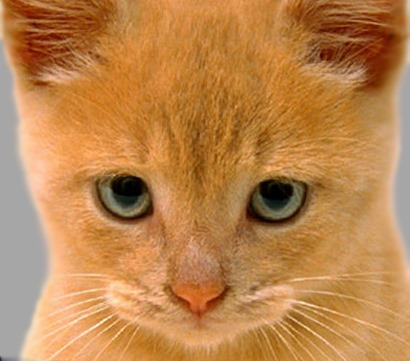
#> input picture data/Cat.jpeg, 410 x 361 px
$ python -i canny.py   (imports and definitions only)   (older library calls are emulated)
#> lines starting #> are read from the running program, lines starting #| are printed output that depends on the picture; after the words box and inside, x2 and y2 are one past the last pixel; in counts of white or black regions, pixels touching at a corner belong together
#> further down, picture is the input picture: shape (361, 410, 3); mean B, G, R 77.1, 132.5, 188.2
import cv2
import numpy as np

# [460 lines left out: functions apply_canny_edge_detection, convert_rgb_to_gray, convolve, apply_gaussian_filter, find_magnitude_and_orientation, apply_non_maximum_suppression and 7 more, not called in this run]


# [113 lines of commented-out code are left out]


def detect_ellipses_hough(image):
    """
    Detect ellipses in an image using Hough transform implementation.

    Returns:
        list: List of detected ellipses in
    """
     # Convert to grayscale if necessary
    if len(image.shape) == 3:
        # Convert to HSV for better color segmentation
        hsv = cv2.cvtColor(image, cv2.COLOR_BGR2HSV)
#> hsv: shape (361, 410, 3); mean H, S, V 15.6, 153, 188.3
        # Create a binary mask where colored regions are white
        _, saturation, _ = cv2.split(hsv)
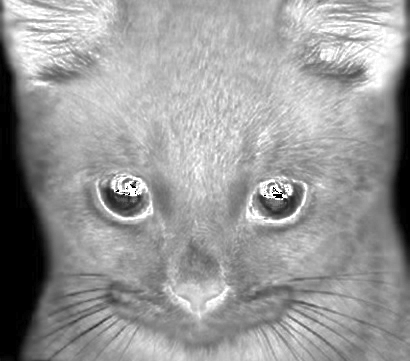
#> saturation: shape (361, 410); min 0, max 255, mean 153
        # Threshold on saturation to identify colored regions
        _, mask = cv2.threshold(saturation, 20, 255, cv2.THRESH_BINARY)
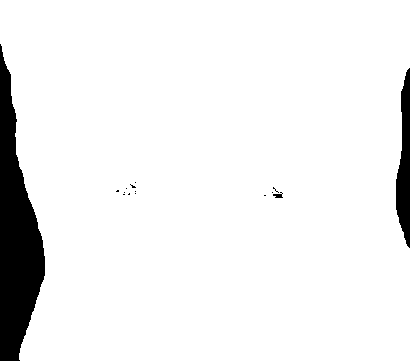
#> mask: shape (361, 410); 93.4% white; 15 black regions (12 under 20 px)
    else:
        # If grayscale, use intensity thresholding
        _, mask = cv2.threshold(image, 200, 255, cv2.THRESH_BINARY_INV)

    # Find contours in the mask
    contours, _ = cv2.findContours(mask, cv2.RETR_EXTERNAL, cv2.CHAIN_APPROX_SIMPLE)
#> contours = 1 contour; box (x1, y1, x2, y2) and area: (0, 0, 410, 361) 137615

    # Filter small contours
    min_area = 10
    contours = [c for c in contours if cv2.contourArea(c) > min_area]

    detected_ellipses = []

    for contour in contours:
        # We'll implement our own ellipse fitting algorithm here
        # 1. Calculate moments to find centroid
        M = cv2.moments(contour)
        if M["m00"] == 0:
            continue

        # Get centroid coordinates
        cx = int(M["m10"] / M["m00"])
        cy = int(M["m01"] / M["m00"])

        # 2. Get points of the contour
        points = contour.reshape(-1, 2)

        # 3. Calculate covariance matrix for points
        # This gives us information about the shape and orientation
        points = points.astype(np.float64)
        points_centered = points - np.array([cx, cy])

        # Skip if too few points
        if len(points_centered) < 5:
            continue

        # Calculate covariance matrix
        cov = np.cov(points_centered.T)

        # 4. Get eigenvalues and eigenvectors of the covariance matrix
        # These give us the axes and orientation of the ellipse
        eigenvalues, eigenvectors = np.linalg.eig(cov)

        # Sort eigenvalues and corresponding eigenvectors
        idx = eigenvalues.argsort()[::-1]
        eigenvalues = eigenvalues[idx]
        eigenvectors = eigenvectors[:, idx]

        # 5. Calculate major and minor axes
        # The eigenvalues are related to the variance along the axes
        major_axis = 2 * np.sqrt(5.991 * eigenvalues[0])  # 5.991 is chi-square value for 95% confidence
        minor_axis = 2 * np.sqrt(5.991 * eigenvalues[1])

        # Make sure we capture full extent of the blob
        # Find maximum distance from center to any contour point
        max_distance = 0
        for point in points:
            distance = np.sqrt((point[0] - cx)**2 + (point[1] - cy)**2)
            max_distance = max(max_distance, distance)

        # Adjust axes if needed
        scale_factor = 1.01 * max_distance / (major_axis / 2)
        major_axis *= scale_factor
        minor_axis *= scale_factor

        # 6. Calculate angle of orientation
        angle = np.arctan2(eigenvectors[1, 0], eigenvectors[0, 0]) * 180 / np.pi

        # Format as OpenCV ellipse: ((center_x, center_y), (major_axis, minor_axis), angle)
        ellipse = ((cx, cy), (major_axis, minor_axis), angle)
        detected_ellipses.append(ellipse)
#> this loop made 1 pass
#> (cx, cy, cov, eigenvalues, eigenvectors, idx, major_axis, minor_axis) on pass 1: (213, 177, [[27710.1, -2456.7], [-2456.7, 8248.3]], [28015.4, 7943], [[0.992, 0.123], [-0.123, 0.992]], [0, 1], 559.4, 297.9)
#> after the loop, detected_ellipses = [((213, 177), (559.4, 297.9), -7.08)]

    print(f"Detected {len(detected_ellipses)} ellipses")
#| Detected 1 ellipses
    return detected_ellipses


# [114 lines left out: function draw_detected_shapes, not called in this run]

>>> import cv2
>>> picture = cv2.imread('../data/Cat.jpeg')
>>> result = detect_ellipses_hough(picture)
#> result = [((213, 177), (559.4, 297.9), -7.08)]

$ run again, on data/Dog.jpeg
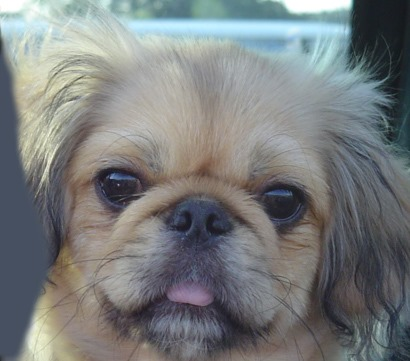
#> input picture data/Dog.jpeg, 410 x 361 px
#> picture is the input picture: shape (361, 410, 3); mean B, G, R 125, 124.5, 121.3
#> hsv: shape (361, 410, 3); mean H, S, V 72.8, 37.2, 132.2
#> in detect_ellipses_hough, `_, saturation, _ = cv2.split(hsv)`:
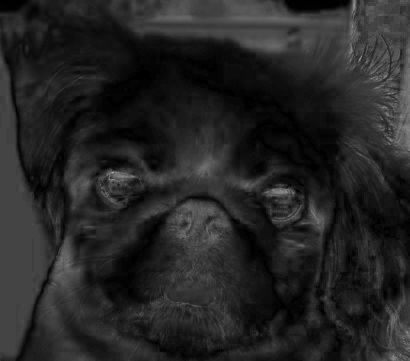
#> saturation: shape (361, 410); min 0, max 175, mean 37.2
#> in detect_ellipses_hough, `_, mask = cv2.threshold(saturation, 20, 255, cv2.THRESH_BINARY)`:
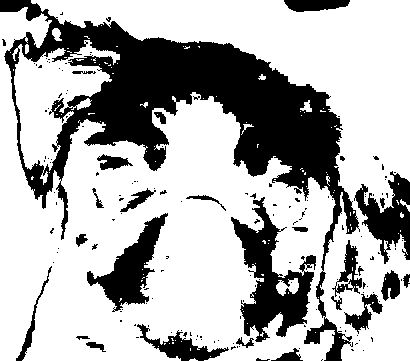
#> mask: shape (361, 410); 69.6% white; 162 black regions (135 under 20 px)
#> in detect_ellipses_hough, `contours, _ = cv2.findContours(mask, cv2.RETR_EXTERNAL, cv2.CHAIN_APPR..`: contours = 90 contours, 83 with area under 20; largest, box (x1, y1, x2, y2) and area: (0, 0, 410, 361) 105370, (12, 40, 120, 185) 6144, (52, 28, 62, 41) 72, (300, 100, 312, 112) 55, (400, 199, 410, 212) 26, (25, 44, 29, 54) 24, (241, 124, 254, 135) 20
#> in detect_ellipses_hough, `contours = [c for c in contours if cv2.contourArea(c) > min_area]`: contours = 10 contours, 3 with area under 20; largest, box (x1, y1, x2, y2) and area: (0, 0, 410, 361) 105370, (12, 40, 120, 185) 6144, (52, 28, 62, 41) 72, (300, 100, 312, 112) 55, (400, 199, 410, 212) 26, (25, 44, 29, 54) 24, (241, 124, 254, 135) 20
#> the loop in detect_ellipses_hough, `for contour in contours: # We'll implement our own ellipse fitting alg..` made 10 passes
#> (cx, cy, cov, eigenvalues, eigenvectors, idx, major_axis, minor_axis) on passes 1 to 3: (404, 204, [[8.19, 8.31], [8.31, 11.49]], [18.31, 1.37], [[-0.635, -0.773], [-0.773, 0.635]], [1, 0], 17.38, 4.75), (327, 178, [[1.26, 0.275], [0.275, 7.05]], [7.07, 1.25], [[-0.0472, -0.999], [-0.999, 0.0472]], [1, 0], 14.71, 6.17), (246, 125, [[15.19, -9.77], [-9.77, 11.22]], [23.17, 3.24], [[0.774, 0.633], [-0.633, 0.774]], [0, 1], 20.8, 7.77)
#> after the loop in detect_ellipses_hough, `for contour in contours:`: detected_ellipses = 10 items
#| Detected 10 ellipses
